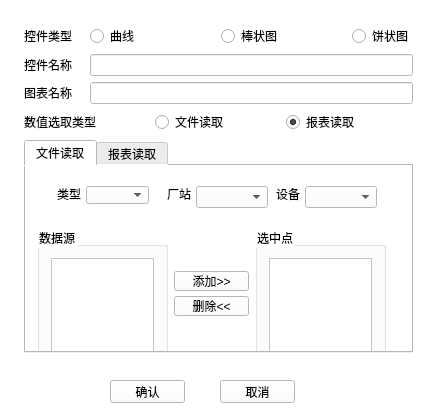
<?xml version="1.0" encoding="UTF-8"?>
<ui version="4.0">
 <class>CCtrlParaDialog</class>
 <widget class="QWidget" name="CCtrlParaDialog">
  <property name="windowModality">
   <enum>Qt::WindowModal</enum>
  </property>
  <property name="geometry">
   <rect>
    <x>0</x>
    <y>0</y>
    <width>435</width>
    <height>413</height>
   </rect>
  </property>
  <property name="windowTitle">
   <string>CCtrlParaDialog</string>
  </property>
  <property name="styleSheet">
   <string notr="true">background-color: rgb(255, 255, 255);</string>
  </property>
  <widget class="QPushButton" name="m_BtnOk">
   <property name="geometry">
    <rect>
     <x>110</x>
     <y>380</y>
     <width>75</width>
     <height>23</height>
    </rect>
   </property>
   <property name="text">
    <string>确认</string>
   </property>
  </widget>
  <widget class="QPushButton" name="m_BtnCancel">
   <property name="geometry">
    <rect>
     <x>220</x>
     <y>380</y>
     <width>75</width>
     <height>23</height>
    </rect>
   </property>
   <property name="text">
    <string>取消</string>
   </property>
  </widget>
  <widget class="QWidget" name="layoutWidget">
   <property name="geometry">
    <rect>
     <x>13</x>
     <y>13</y>
     <width>411</width>
     <height>351</height>
    </rect>
   </property>
   <layout class="QGridLayout" name="gridLayout_2">
    <item row="0" column="0">
     <widget class="QLabel" name="label">
      <property name="text">
       <string>控件类型</string>
      </property>
     </widget>
    </item>
    <item row="0" column="1" colspan="2">
     <widget class="QRadioButton" name="m_ChartRadio">
      <property name="text">
       <string>曲线</string>
      </property>
      <property name="checked">
       <bool>false</bool>
      </property>
     </widget>
    </item>
    <item row="0" column="3" colspan="2">
     <widget class="QRadioButton" name="m_BarRadio">
      <property name="text">
       <string>棒状图</string>
      </property>
     </widget>
    </item>
    <item row="0" column="5">
     <widget class="QRadioButton" name="m_PieRadio">
      <property name="text">
       <string>饼状图</string>
      </property>
     </widget>
    </item>
    <item row="1" column="0">
     <widget class="QLabel" name="label_2">
      <property name="text">
       <string>控件名称</string>
      </property>
     </widget>
    </item>
    <item row="1" column="1" colspan="5">
     <widget class="QLineEdit" name="m_CtrlTagName"/>
    </item>
    <item row="2" column="0">
     <widget class="QLabel" name="label_8">
      <property name="text">
       <string>图表名称</string>
      </property>
     </widget>
    </item>
    <item row="2" column="1" colspan="5">
     <widget class="QLineEdit" name="m_ChartName"/>
    </item>
    <item row="3" column="0" colspan="2">
     <widget class="QLabel" name="label_3">
      <property name="text">
       <string>数值选取类型</string>
      </property>
     </widget>
    </item>
    <item row="3" column="2" colspan="2">
     <widget class="QRadioButton" name="m_FileRadio">
      <property name="text">
       <string>文件读取</string>
      </property>
     </widget>
    </item>
    <item row="3" column="4" colspan="2">
     <widget class="QRadioButton" name="m_RptRadio">
      <property name="text">
       <string>报表读取</string>
      </property>
      <property name="checked">
       <bool>true</bool>
      </property>
     </widget>
    </item>
    <item row="4" column="0" colspan="6">
     <widget class="QTabWidget" name="tabWidget">
      <property name="currentIndex">
       <number>0</number>
      </property>
      <widget class="QWidget" name="tab">
       <attribute name="title">
        <string>文件读取</string>
       </attribute>
       <widget class="QComboBox" name="deviceComboBox_2">
        <property name="geometry">
         <rect>
          <x>279</x>
          <y>20</y>
          <width>73</width>
          <height>18</height>
         </rect>
        </property>
        <property name="sizeAdjustPolicy">
         <enum>QComboBox::AdjustToContents</enum>
        </property>
       </widget>
       <widget class="QLabel" name="label_13">
        <property name="geometry">
         <rect>
          <x>31</x>
          <y>20</y>
          <width>24</width>
          <height>16</height>
         </rect>
        </property>
        <property name="text">
         <string>类型</string>
        </property>
       </widget>
       <widget class="QComboBox" name="stationCombobox_2">
        <property name="geometry">
         <rect>
          <x>170</x>
          <y>20</y>
          <width>73</width>
          <height>18</height>
         </rect>
        </property>
        <property name="sizeAdjustPolicy">
         <enum>QComboBox::AdjustToContents</enum>
        </property>
       </widget>
       <widget class="QLabel" name="label_12">
        <property name="geometry">
         <rect>
          <x>141</x>
          <y>20</y>
          <width>24</width>
          <height>16</height>
         </rect>
        </property>
        <property name="text">
         <string>厂站</string>
        </property>
       </widget>
       <widget class="QLabel" name="label_14">
        <property name="geometry">
         <rect>
          <x>250</x>
          <y>20</y>
          <width>24</width>
          <height>16</height>
         </rect>
        </property>
        <property name="text">
         <string>设备</string>
        </property>
       </widget>
       <widget class="QComboBox" name="datatype_2">
        <property name="geometry">
         <rect>
          <x>60</x>
          <y>20</y>
          <width>63</width>
          <height>18</height>
         </rect>
        </property>
        <item>
         <property name="text">
          <string/>
         </property>
        </item>
        <item>
         <property name="text">
          <string>模拟量</string>
         </property>
        </item>
        <item>
         <property name="text">
          <string>开关量</string>
         </property>
        </item>
        <item>
         <property name="text">
          <string>计算量</string>
         </property>
        </item>
        <item>
         <property name="text">
          <string>电度量</string>
         </property>
        </item>
       </widget>
       <widget class="QGroupBox" name="groupBox_4">
        <property name="geometry">
         <rect>
          <x>11</x>
          <y>61</y>
          <width>131</width>
          <height>149</height>
         </rect>
        </property>
        <property name="styleSheet">
         <string notr="true"/>
        </property>
        <property name="title">
         <string>数据源</string>
        </property>
        <layout class="QHBoxLayout" name="horizontalLayout">
         <item>
          <widget class="QListView" name="listView_3">
           <property name="enabled">
            <bool>true</bool>
           </property>
          </widget>
         </item>
        </layout>
       </widget>
       <widget class="QGroupBox" name="groupBox_3">
        <property name="geometry">
         <rect>
          <x>229</x>
          <y>61</y>
          <width>131</width>
          <height>149</height>
         </rect>
        </property>
        <property name="styleSheet">
         <string notr="true"/>
        </property>
        <property name="title">
         <string>选中点</string>
        </property>
        <layout class="QGridLayout" name="gridLayout">
         <item row="0" column="0">
          <widget class="QListWidget" name="listWidget_4"/>
         </item>
        </layout>
       </widget>
       <widget class="QPushButton" name="addPushButton_2">
        <property name="geometry">
         <rect>
          <x>148</x>
          <y>105</y>
          <width>75</width>
          <height>20</height>
         </rect>
        </property>
        <property name="text">
         <string>添加&gt;&gt;</string>
        </property>
       </widget>
       <widget class="QPushButton" name="delPushButton_2">
        <property name="geometry">
         <rect>
          <x>148</x>
          <y>130</y>
          <width>75</width>
          <height>20</height>
         </rect>
        </property>
        <property name="text">
         <string>删除&lt;&lt;</string>
        </property>
       </widget>
      </widget>
      <widget class="QWidget" name="tab_2">
       <attribute name="title">
        <string>报表读取</string>
       </attribute>
       <layout class="QFormLayout" name="formLayout">
        <item row="0" column="0">
         <widget class="QLabel" name="label_4">
          <property name="text">
           <string>X描述</string>
          </property>
         </widget>
        </item>
        <item row="0" column="1">
         <widget class="QLineEdit" name="m_XaisDes"/>
        </item>
        <item row="1" column="0">
         <widget class="QLabel" name="label_5">
          <property name="text">
           <string>Y描述</string>
          </property>
         </widget>
        </item>
        <item row="1" column="1">
         <widget class="QLineEdit" name="m_YaisDes"/>
        </item>
        <item row="2" column="0">
         <widget class="QLabel" name="label_7">
          <property name="text">
           <string>X数据</string>
          </property>
         </widget>
        </item>
        <item row="2" column="1">
         <widget class="QLineEdit" name="m_XasiData"/>
        </item>
        <item row="3" column="0">
         <widget class="QLabel" name="label_6">
          <property name="text">
           <string>Y数据</string>
          </property>
         </widget>
        </item>
        <item row="3" column="1">
         <widget class="QLineEdit" name="m_YAisData"/>
        </item>
       </layout>
      </widget>
     </widget>
    </item>
   </layout>
  </widget>
 </widget>
 <layoutdefault spacing="6" margin="11"/>
 <resources>
  <include location="report.qrc"/>
 </resources>
 <connections/>
</ui>
